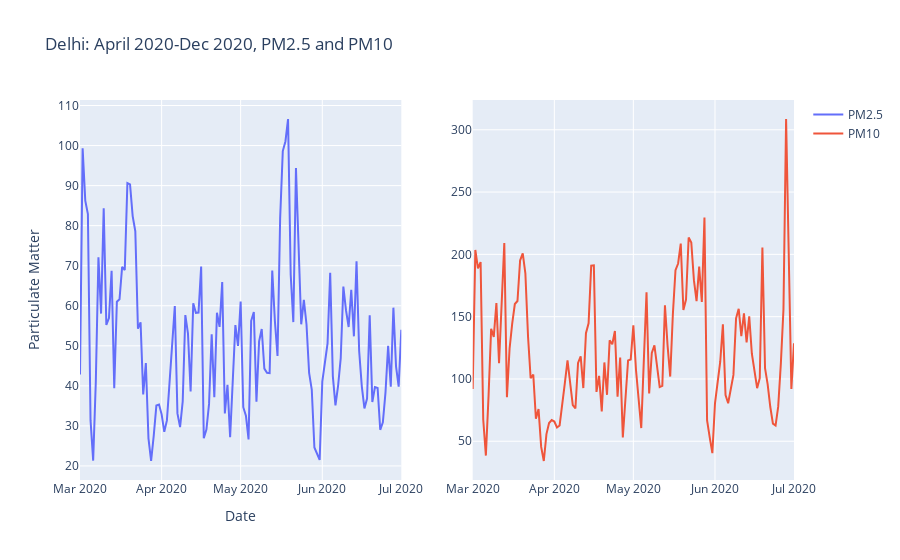

The code cell stored with this chart in its notebook:
### Code cell
df_delhi_year_20 = df_delhi[(df_delhi['Date']>='2020-03')&(df_delhi['Date']<'2020-12')]
fig = make_subplots(rows=1, cols=2)
fig.add_trace(go.Scatter(x=df_delhi_year_20['Date'], y=df_delhi_year_20['PM2.5'], mode='lines', name='PM2.5'),row=1, col=1)
fig.add_trace(go.Scatter(x=df_delhi_year_20['Date'], y=df_delhi_year_20['PM10'], mode='lines', name='PM10'),row=1, col=2)
fig.update_layout(title='Delhi: April 2020-Dec 2020, PM2.5 and PM10',
                  xaxis_title='Date',
                  yaxis_title='Particulate Matter')
fig.show()
